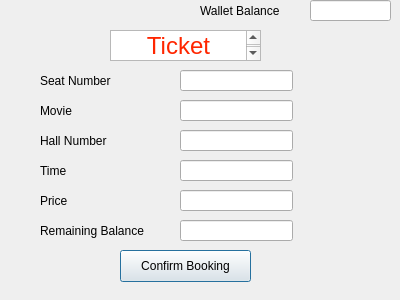
<?xml version="1.0" encoding="UTF-8"?>
<ui version="4.0">
 <class>ConfirmBook</class>
 <widget class="QDialog" name="ConfirmBook">
  <property name="geometry">
   <rect>
    <x>0</x>
    <y>0</y>
    <width>400</width>
    <height>300</height>
   </rect>
  </property>
  <property name="windowTitle">
   <string>Dialog</string>
  </property>
  <widget class="QLabel" name="Seatnumber">
   <property name="geometry">
    <rect>
     <x>40</x>
     <y>70</y>
     <width>91</width>
     <height>21</height>
    </rect>
   </property>
   <property name="text">
    <string>Seat Number</string>
   </property>
  </widget>
  <widget class="QLabel" name="Movie">
   <property name="geometry">
    <rect>
     <x>40</x>
     <y>100</y>
     <width>91</width>
     <height>21</height>
    </rect>
   </property>
   <property name="text">
    <string>Movie</string>
   </property>
  </widget>
  <widget class="QLabel" name="Hallnumber">
   <property name="geometry">
    <rect>
     <x>40</x>
     <y>130</y>
     <width>91</width>
     <height>21</height>
    </rect>
   </property>
   <property name="text">
    <string>Hall Number</string>
   </property>
  </widget>
  <widget class="QLabel" name="Time">
   <property name="geometry">
    <rect>
     <x>40</x>
     <y>160</y>
     <width>91</width>
     <height>21</height>
    </rect>
   </property>
   <property name="text">
    <string>Time</string>
   </property>
  </widget>
  <widget class="QLabel" name="Price">
   <property name="geometry">
    <rect>
     <x>40</x>
     <y>190</y>
     <width>91</width>
     <height>21</height>
    </rect>
   </property>
   <property name="text">
    <string>Price</string>
   </property>
  </widget>
  <widget class="QLabel" name="Remaining">
   <property name="geometry">
    <rect>
     <x>40</x>
     <y>220</y>
     <width>131</width>
     <height>21</height>
    </rect>
   </property>
   <property name="text">
    <string>Remaining Balance</string>
   </property>
  </widget>
  <widget class="QLabel" name="Wallet">
   <property name="geometry">
    <rect>
     <x>200</x>
     <y>0</y>
     <width>91</width>
     <height>21</height>
    </rect>
   </property>
   <property name="text">
    <string>Wallet Balance</string>
   </property>
  </widget>
  <widget class="QLineEdit" name="SeatEdit">
   <property name="geometry">
    <rect>
     <x>180</x>
     <y>70</y>
     <width>113</width>
     <height>21</height>
    </rect>
   </property>
  </widget>
  <widget class="QLineEdit" name="Moviename">
   <property name="geometry">
    <rect>
     <x>180</x>
     <y>100</y>
     <width>113</width>
     <height>21</height>
    </rect>
   </property>
  </widget>
  <widget class="QLineEdit" name="HallEdit">
   <property name="geometry">
    <rect>
     <x>180</x>
     <y>130</y>
     <width>113</width>
     <height>21</height>
    </rect>
   </property>
  </widget>
  <widget class="QLineEdit" name="TimeEdit">
   <property name="geometry">
    <rect>
     <x>180</x>
     <y>160</y>
     <width>113</width>
     <height>21</height>
    </rect>
   </property>
  </widget>
  <widget class="QLineEdit" name="PriceEdit">
   <property name="geometry">
    <rect>
     <x>180</x>
     <y>190</y>
     <width>113</width>
     <height>21</height>
    </rect>
   </property>
  </widget>
  <widget class="QLineEdit" name="RemainingEdit">
   <property name="geometry">
    <rect>
     <x>180</x>
     <y>220</y>
     <width>113</width>
     <height>21</height>
    </rect>
   </property>
  </widget>
  <widget class="QLineEdit" name="WalletEdit">
   <property name="geometry">
    <rect>
     <x>310</x>
     <y>0</y>
     <width>81</width>
     <height>21</height>
    </rect>
   </property>
  </widget>
  <widget class="QTextEdit" name="TicketDetails">
   <property name="geometry">
    <rect>
     <x>110</x>
     <y>30</y>
     <width>151</width>
     <height>31</height>
    </rect>
   </property>
   <property name="html">
    <string>&lt;!DOCTYPE HTML PUBLIC &quot;-//W3C//DTD HTML 4.0//EN&quot; &quot;http://www.w3.org/TR/REC-html40/strict.dtd&quot;&gt;
&lt;html&gt;&lt;head&gt;&lt;meta name=&quot;qrichtext&quot; content=&quot;1&quot; /&gt;&lt;meta charset=&quot;utf-8&quot; /&gt;&lt;style type=&quot;text/css&quot;&gt;
p, li { white-space: pre-wrap; }
hr { height: 1px; border-width: 0; }
li.unchecked::marker { content: &quot;\2610&quot;; }
li.checked::marker { content: &quot;\2612&quot;; }
&lt;/style&gt;&lt;/head&gt;&lt;body style=&quot; font-family:'.AppleSystemUIFont'; font-size:13pt; font-weight:400; font-style:normal;&quot;&gt;
&lt;p align=&quot;center&quot; style=&quot; margin-top:0px; margin-bottom:0px; margin-left:0px; margin-right:0px; -qt-block-indent:0; text-indent:0px;&quot;&gt;&lt;span style=&quot; font-size:18pt; color:#ff2600;&quot;&gt;Ticket Details&lt;/span&gt;&lt;/p&gt;&lt;/body&gt;&lt;/html&gt;</string>
   </property>
  </widget>
  <widget class="QPushButton" name="Confirm">
   <property name="geometry">
    <rect>
     <x>120</x>
     <y>250</y>
     <width>131</width>
     <height>32</height>
    </rect>
   </property>
   <property name="text">
    <string>Confirm Booking</string>
   </property>
  </widget>
 </widget>
 <resources/>
 <connections/>
</ui>
